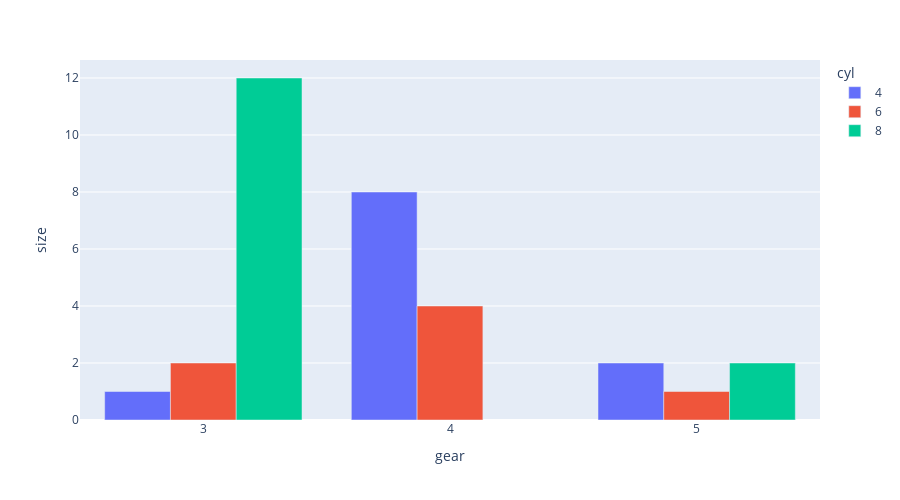

Here is the notebook cell this chart was saved with:
### Code cell
fig = gearCylCount.plot.bar(x='gear', y='size', barmode='group', color='cyl', height=500, width=900)
fig.show()

### Figure 1 — Plotly figure (JSON) as saved in the notebook; plotly's stock layout.template omitted (floating-point values rounded to 4 significant figures)
{"data": [{"alignmentgroup": "True", "hovertemplate": "cyl=4<br>gear=%{x}<br>size=%{y}<extra></extra>", "legendgroup": "4", "marker": {"color": "#636efa", "pattern": {"shape": ""}}, "name": "4", "offsetgroup": "4", "orientation": "v", "showlegend": true, "textposition": "auto", "type": "bar", "x": ["3", "4", "5"], "xaxis": "x", "y": [1, 8, 2], "yaxis": "y"}, {"alignmentgroup": "True", "hovertemplate": "cyl=6<br>gear=%{x}<br>size=%{y}<extra></extra>", "legendgroup": "6", "marker": {"color": "#EF553B", "pattern": {"shape": ""}}, "name": "6", "offsetgroup": "6", "orientation": "v", "showlegend": true, "textposition": "auto", "type": "bar", "x": ["3", "4", "5"], "xaxis": "x", "y": [2, 4, 1], "yaxis": "y"}, {"alignmentgroup": "True", "hovertemplate": "cyl=8<br>gear=%{x}<br>size=%{y}<extra></extra>", "legendgroup": "8", "marker": {"color": "#00cc96", "pattern": {"shape": ""}}, "name": "8", "offsetgroup": "8", "orientation": "v", "showlegend": true, "textposition": "auto", "type": "bar", "x": ["3", "5"], "xaxis": "x", "y": [12, 2], "yaxis": "y"}], "layout": {"barmode": "group", "height": 500, "legend": {"title": {"text": "cyl"}, "tracegroupgap": 0}, "margin": {"t": 60}, "width": 900, "xaxis": {"anchor": "y", "autorange": true, "domain": [0, 1], "range": [-0.5, 2.5], "title": {"text": "gear"}, "type": "category"}, "yaxis": {"anchor": "x", "autorange": true, "domain": [0, 1], "range": [0, 12.63], "title": {"text": "size"}, "type": "linear"}}}
